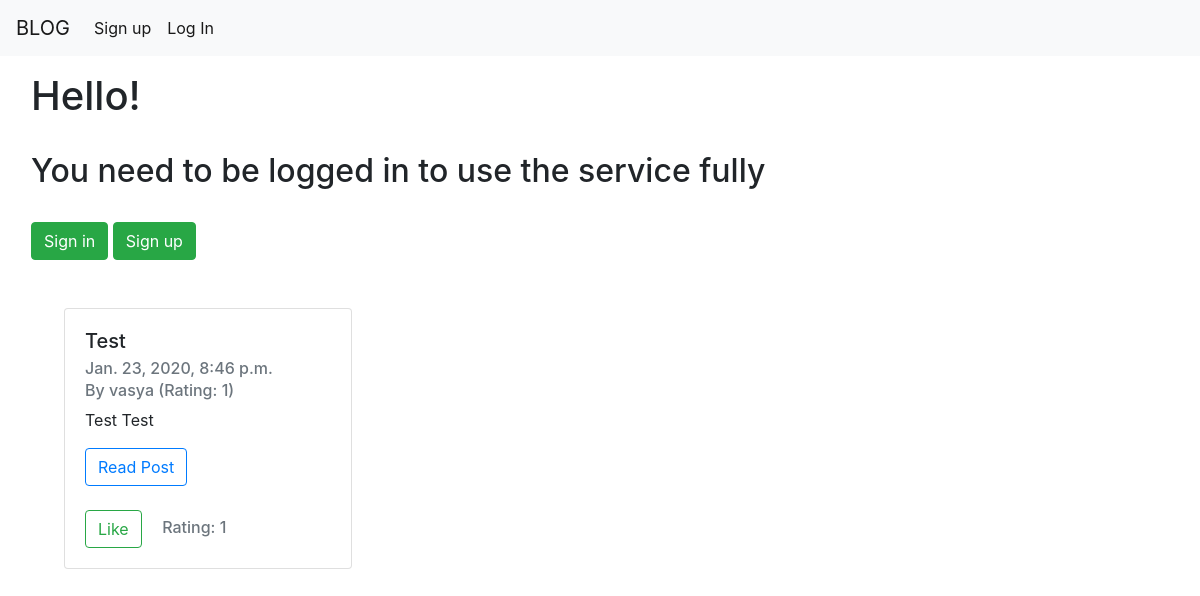
The app's page /, older data.
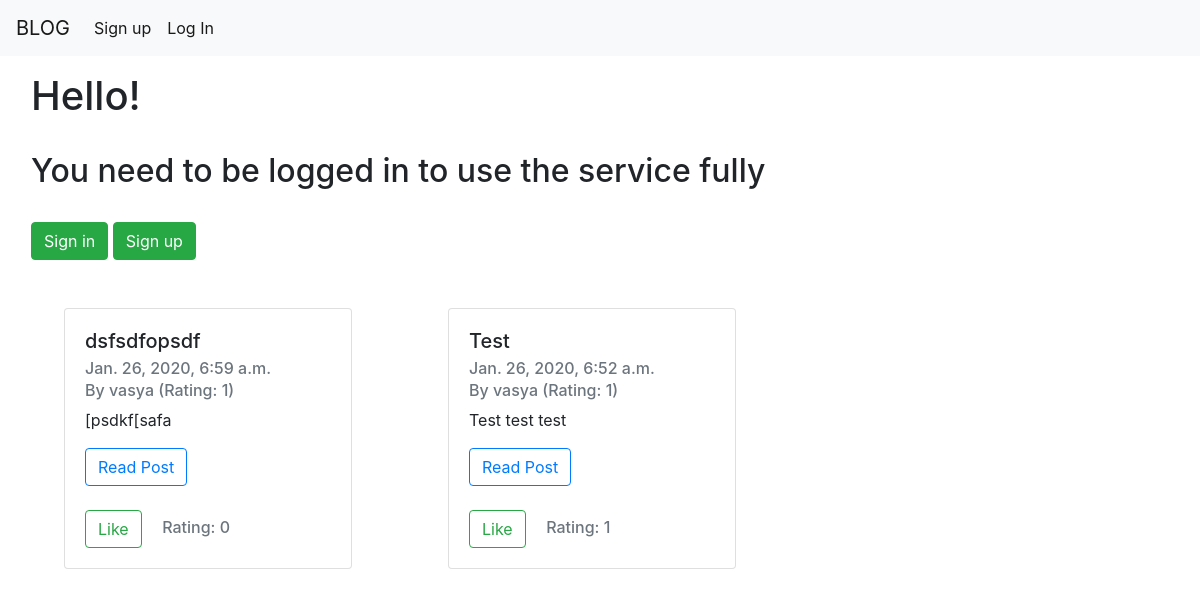
The same page, newer data.
### blog_app/models.py (models this page shows)
class Post(models.Model):
    user = models.ForeignKey(User, on_delete=models.CASCADE, related_name='post')
    name = models.CharField(max_length=128)
    description = models.CharField(max_length=512)
    text = models.CharField(max_length=100000)
    date = models.DateTimeField(auto_now_add=True)
    liked_users = [models.ForeignKey(User, on_delete=models.SET_NULL, null=True)]
    rating = models.IntegerField(default=0)

### blog_app/views.py (the view)
# urls.py: path('', views.index, name='index'),
def index(request):
    context = dict()
    posts = Post.objects.order_by('-date')
    context['posts'] = posts
    return render(request, 'index.html', context)

### blog_app/models.py (called while the page is built)
def user_rating(self):
    rating = 0
    posts = self.post.all()
    for each in posts:
        rating += each.rating
    return rating

### templates/index.html (shortened to what this page needs)
{% extends "base.html" %}
{% block content %}
    {% if request.user.is_authenticated %}
        <div class="card" style="width: 30rem; margin: 3rem;">
            <h1> Hello, {{ request.user.username | title }}! </h1>
            <a class="btn btn-primary" style="width: 50%" href="{% url 'logout' %}"> Log out </a>
            <h2>Menu</h2>
        </div>
    {% else %}
        <h1> Hello! </h1>
        <br>
        <h2>You need to be logged in to use the service fully</h2>
        <br>
        <a class="btn btn-success" href="{% url 'login' %}"> Sign in </a>
        <a class="btn btn-success" href="{% url 'registration' %}"> Sign up </a>
    {% endif %}
    <div class="row">
        {% for each in posts %}
            <div class="col-">
                <div class="card" style="width: 18rem; margin: 3rem; display: inline-block">
                    <div class="card-body">
                        <h5 class="card-title">{{ each.name }}</h5>
                        <h6 class="card-subtitle mb-2 text-muted">{{ each.date }}</h6>
                        <h6 class="card-subtitle mb-2 text-muted">By {{ each.user.username }} (Rating: {{ each.user.user_rating }})</h6>
                        <p class="card-text">{{ each.description }}</p>
                        <a type="button" href="/post/{{ each.id }}" class="btn btn-outline-primary">Read Post</a>
                        <br>
                        <br>
                        <a type="button" href="/liked/{{ each.id }}" class="btn btn-outline-success">Like</a>
                        <h6 class="card-subtitle mb-2 text-muted" style="display: inline-block; margin-left: 1rem;">
                            Rating: {{ each.rating }}
                        </h6>
                    </div>
                </div>
            </div>
        {% endfor %}
    </div>
{% endblock %}

Row changes from the older to the newer data that the page shows:
added Post: name "dsfsdfopsdf", date "Jan. 26, 2020, 6:59 a.m.", user.username "vasya", user.user_rating "1", description "[psdkf[safa", rating "0"
changed Post "Test": date "Jan. 23, 2020, 8:46 p.m." → "Jan. 26, 2020, 6:52 a.m."; description "Test Test" → "Test test test"
